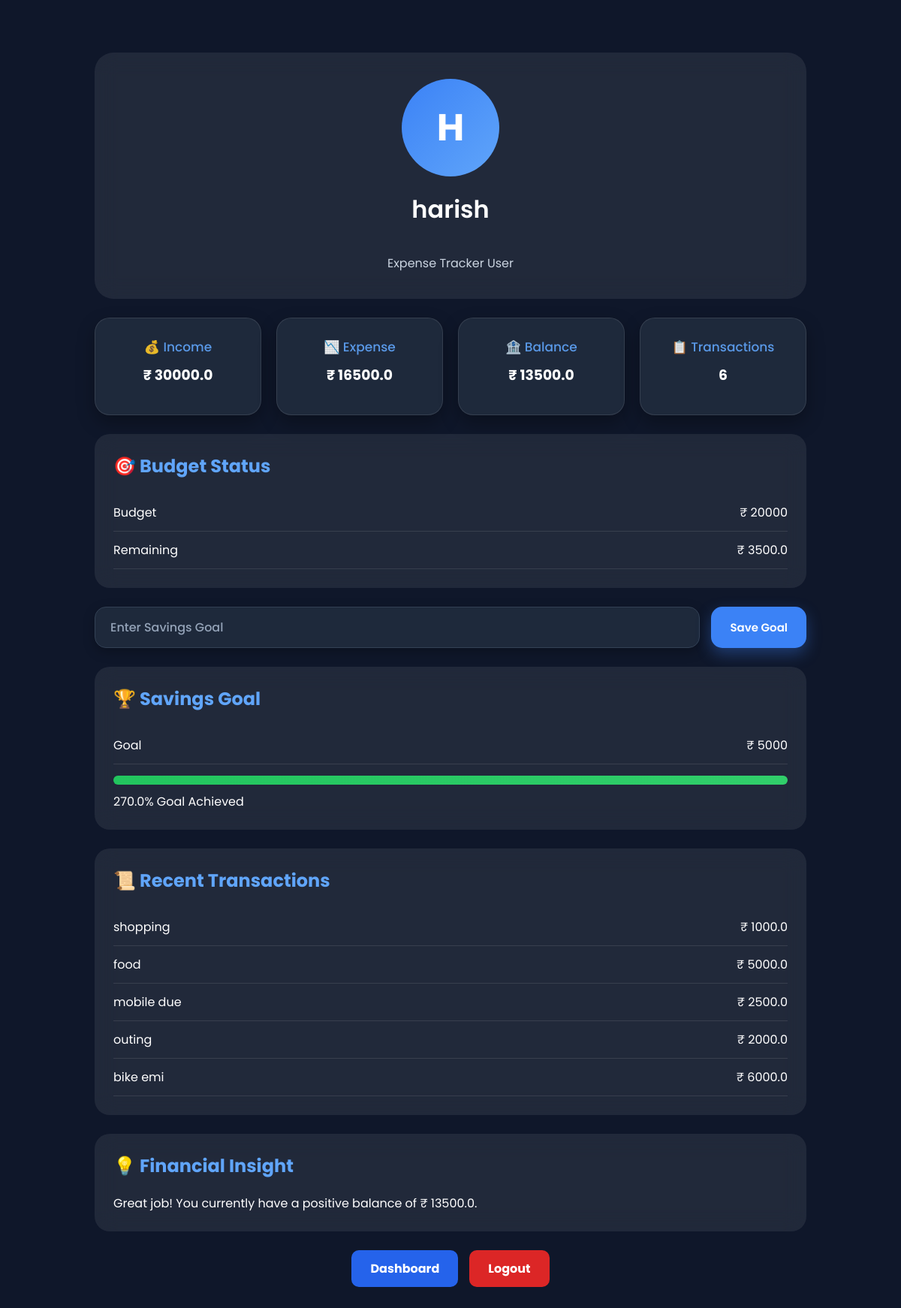
Screenshot of /profile (signed in) with the database file from the repository.
### tables this page shows
CREATE TABLE expenses (
            id INTEGER PRIMARY KEY AUTOINCREMENT,
            user_id INTEGER,
            title TEXT,
            amount REAL,
            type TEXT,
            category TEXT,
            date TEXT
        );

### app.py (the view)
@app.route('/profile')
def profile():
    if 'user' not in session:
        return redirect('/')
    user_id = session['user']
    conn = sqlite3.connect('expense.db')
    cursor = conn.cursor()
    cursor.execute(
        "SELECT * FROM expenses WHERE user_id=? ORDER BY id DESC",
        (user_id,)
    )
    expenses = cursor.fetchall()
    monthly_data ={}
    conn.close()
    total_income = 0
    total_expense = 0
    for item in expenses:
        if item[4] == "Income":
            total_income += float(item[3])
        if item[4] == "Expense":
            total_expense += float(item[3])
    balance = total_income - total_expense
    monthly_saving = balance
    budget = 20000
    goal = session.get('goal',5000)
    remaining_budget = budget - total_expense
    if goal > 0:
        goal_percent = (balance / goal) * 100
    else:
        goal_percent = 0
    return render_template(
        'profile.html',
        username=session['username'],
        income=total_income,
        expense=total_expense,
        balance=balance,
        transactions=len(expenses),
        monthly_saving=balance,
        expenses=expenses[:5],
        budget=budget,
        goal=goal,
        goal_percent=goal_percent,
        remaining_budget=remaining_budget,
    )

### profile.html (shortened to what this page needs)
<!DOCTYPE html>
<html>
<head>
</head>
<head>
    <link rel="stylesheet" href="{{ url_for('static', filename='style.css') }}">
</head>
<body>
<div class="container">
<div class="profile-header">
<div class="avatar">
{{ username[0]|upper }}
</div>
<h1 class="username">
{{ username }}
</h1>
<p class="role">
Expense Tracker User
</p>
</div>
<div class="stats">
<div class="card">
<h2>💰 Income</h2>
<h3>₹ {{ income }}</h3>
</div>
<div class="card">
<h2>📉 Expense</h2>
<h3>₹ {{ expense }}</h3>
</div>
<div class="card">
<h2>🏦 Balance</h2>
<h3>₹ {{ balance }}</h3>
</div>
<div class="card">
<h2>📋 Transactions</h2>
<h3>{{ transactions }}</h3>
</div>
</div>
<div class="section">
<h2>🎯 Budget Status</h2>
<div class="row">
<span>Budget</span>
<span>₹ {{ budget }}</span>
</div>
<div class="row">
<span>Remaining</span>
<span>₹ {{ remaining_budget }}</span>
</div>
</div>
<div class="goal-form">
    <form action="/update_goal" method="POST">
        <input type="number" name="goal" placeholder="Enter Savings Goal">
        <button type="submit">Save Goal</button>
    </form>
</div>
<div class="section">
<h2>🏆 Savings Goal</h2>
<div class="row">
<span>Goal</span>
<span>₹ {{ goal }}</span>
</div>
<div class="progress">
<div class="fill"
style="width: {{ goal_percent }}%;">
</div>
</div>
<p style="margin-top:10px;">
{{ goal_percent|round }}% Goal Achieved
</p>
</div>
<div class="section">
<h2>📜 Recent Transactions</h2>
{% for item in expenses %}
<div class="row">
<span>{{ item[2] }}</span>
<span>₹ {{ item[3] }}</span>
</div>
{% endfor %}
</div>
<div class="section">
<h2>💡 Financial Insight</h2>
<p>
{% if balance > 0 %}
Great job! You currently have a positive balance of ₹ {{ balance }}.
{% else %}
Your expenses are higher than your income. Try reducing spending.
{% endif %}
</p>
</div>
<div class="btns">
<a href="/dashboard" class="btn dashboard">
Dashboard
</a>
<a href="/logout" class="btn logout">
Logout
</a>
</div>
</div>
</body>
</html>

### style.css (style rules this page uses)
* { margin:0; padding:0; box-sizing:border-box; font-family:'Poppins',sans-serif; }
body { background:linear-gradient(135deg,#0f172a,#1e293b); min-height:100vh; padding:40px; color:white; }
.container { max-width:1200px; margin:auto; }
h1 { text-align:center; margin-bottom:35px; font-size:38px; font-weight:600; }
.card { padding:22px; border-radius:20px; backdrop-filter:blur(15px); background:rgba(255,255,255,0.08); border:1px solid rgba(255,255,255,0.1); box-shadow:0 8px 32px rgba(0,0,0,0.3); transition:0.3s; min-height:130px; }
.card h2 { font-size:17px; margin-bottom:10px; opacity:0.9; font-weight:500; }
form { display:grid; grid-template-columns:repeat(auto-fit,minmax(200px,1fr)); gap:15px; }
input, select { padding:14px; border:none; border-radius:12px; background:rgba(255,255,255,0.1); color:white; font-size:15px; outline:none; }
input::placeholder { color:#ddd; }
button { padding:14px; border:none; border-radius:12px; background:linear-gradient(135deg,#3b82f6,#2563eb); color:white; font-size:16px; cursor:pointer; transition:0.3s; font-weight:500; }
a { color:#ff6b6b; text-decoration:none; font-weight:600; }
body { background:#0f172a; color:white; font-family:'Poppins',sans-serif; }
.card { background:#1e293b; border-radius:20px; padding:25px; box-shadow:0 10px 25px rgba(0,0,0,0.3); transition:0.3s; }
button { background:#3b82f6; color:white; border:none; border-radius:12px; padding:12px 20px; }
.goal-form { margin:25px 0; }
.goal-form form { display:flex; gap:15px; align-items:center; }
.goal-form input { flex:1; height:55px; background:#1e293b; color:white; border:1px solid #334155; border-radius:15px; padding:0 20px; font-size:16px; font-weight:500; transition:0.3s; box-shadow:0 5px 15px rgba(0,0,0,0.25); }
.goal-form input::placeholder { color:#94a3b8; }
.goal-form button { height:55px; background:#3b82f6; color:white; border:none; border-radius:15px; padding:0 25px; font-size:15px; font-weight:600; cursor:pointer; transition:0.3s; box-shadow:0 8px 20px rgba(59,130,246,0.35); }

### profile.html (style rules this page uses)
* { margin:0; padding:0; box-sizing:border-box; font-family:'Segoe UI',sans-serif; }
body { background:linear-gradient(135deg,#020617,#0f172a,#1e3a8a); color:white; min-height:100vh; }
.container { width:90%; max-width:1200px; margin:auto; padding:30px; }
.profile-header { background:rgba(255,255,255,0.08); backdrop-filter:blur(15px); padding:35px; border-radius:25px; text-align:center; }
.avatar { width:130px; height:130px; border-radius:50%; background:linear-gradient(135deg,#3b82f6,#60a5fa); margin:auto; display:flex; align-items:center; justify-content:center; font-size:50px; font-weight:bold; }
.username { font-size:32px; margin-top:20px; }
.role { color:#cbd5e1; margin-top:10px; }
.stats { display:grid; grid-template-columns:repeat(auto-fit,minmax(220px,1fr)); gap:20px; margin-top:25px; }
.card { background:rgba(255,255,255,0.08); backdrop-filter:blur(15px); padding:25px; border-radius:20px; text-align:center; }
.card h2 { color:#60a5fa; margin-bottom:10px; }
.section { margin-top:25px; background:rgba(255,255,255,0.08); padding:25px; border-radius:20px; backdrop-filter:blur(15px); }
.section h2 { margin-bottom:20px; color:#60a5fa; }
.row { display:flex; justify-content:space-between; padding:12px 0; border-bottom:1px solid rgba(255,255,255,0.1); }
.progress { width:100%; height:12px; background:#1e293b; border-radius:20px; overflow:hidden; margin-top:15px; }
.fill { height:100%; background:linear-gradient(90deg,#22c55e,#4ade80); }
.btns { margin-top:25px; display:flex; gap:15px; justify-content:center; }
.btn { padding:12px 25px; border-radius:10px; text-decoration:none; font-weight:bold; color:white; }
.dashboard { background:#2563eb; }
.logout { background:#dc2626; }

### rows the page displays
expenses: title "shopping", amount "1000.0"
expenses: title "food", amount "5000.0"
expenses: title "mobile due", amount "2500.0"
expenses: title "outing", amount "2000.0"
expenses: title "bike emi", amount "6000.0"

### other values shown
{{ username[0]|upper }} "H"
{{ username }} "harish"
{{ income }} "30000.0"
{{ expense }} "16500.0"
{{ balance }} "13500.0"
{{ transactions }} "6"
{{ budget }} "20000"
{{ remaining_budget }} "3500.0"
{{ goal }} "5000"
{{ goal_percent|round }} "270.0"
